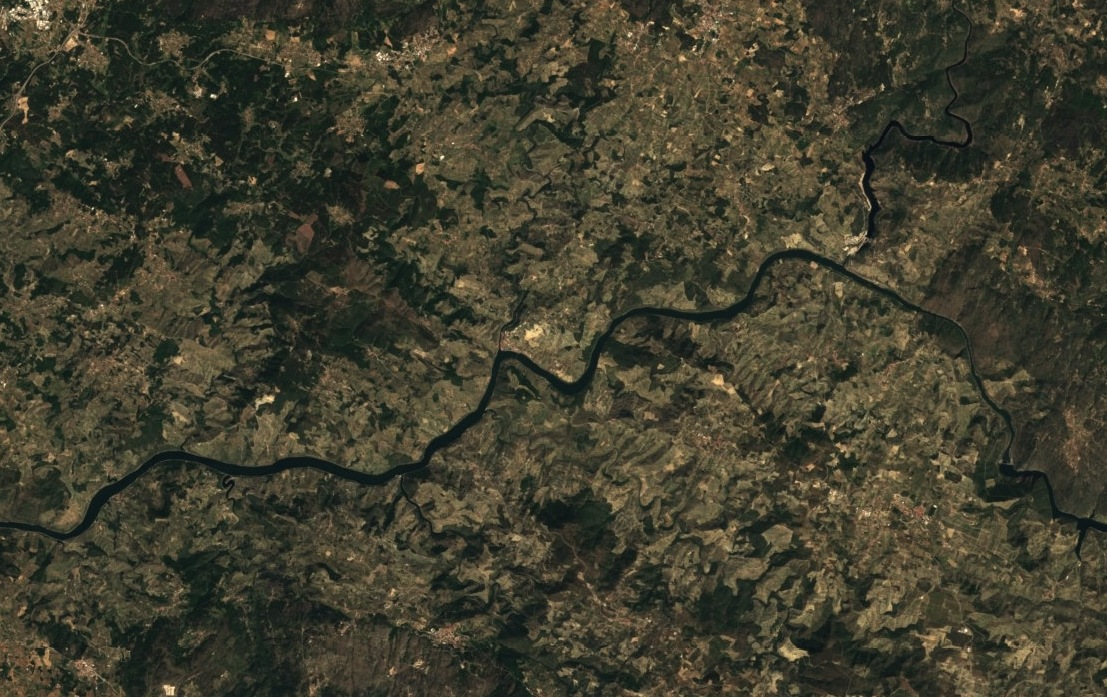
#> input picture lemo-douro/assets/albedo.jpg, 1107 x 697 px, given in place of t_0.jpg, which was not available
$ python storyboard.py ../../lemo-douro/assets
#> lines starting #> are read from the running program, lines starting #| are printed output that depends on the picture
"""Storyboard: 9 key shots met nummer, kader, duur en regel eronder. usage: python -I tools/storyboard.py <project>"""
import sys, os
from PIL import Image, ImageDraw, ImageFont
P = sys.argv[1]; SB = os.path.join(P, 'out', 'sb')
SHOTS = [(0.0, '1 · hook · 0–4,5 s', 'Ruby en tawny naast elkaar, kop vanaf frame 0', 'Port heeft twee families.'),
  (7.0, '2 · twee families · 4,5–9 s', 'Fles links, vat rechts, elk met zijn glas', 'Ruby blijft jong in de fles. Tawny rijpt jaren in hout.'),
  (12.6, '3 · ruby-tak · 9–14,5 s', 'Ruby, reserve, LBV, vintage; pijl eenvoudig → zeldzaam', 'Van ruby naar vintage: van eenvoudig naar zeldzaam.'),
  (17.0, '3 · inzet · 14,5–20 s', 'Bodem van een oude vintage: depot', 'Een oude vintage heeft depot. Die decanteer je.'),
  (22.6, '4 · tawny-tak · 20–25 s', 'Vat in doorsnede, de wijn kleurt naar amber; drie glazen', 'Tawny oxideert langzaam in het vat.'),
  (27.0, '4 · kader · 25–30 s', '10 Years Old is een blend, geen leeftijd', 'Het getal op een tawny is geen leeftijd.'),
  (32.5, '5 · wit en rosé · 30–35 s', 'Twee glazen, met de zoetheidsband van wit', 'Wit van extra droog tot lágrima. Rosé jong en ijskoud.'),
  (39.0, '6 · grafiek · 35–41 s', 'Hoelang open, logaritmisch, bron IVDP', 'Voor de feestdagen: kies een tawny.'),
  (43.0, '7 · eindslide · 41–45 s', 'Donkere carousel-slide, gids-URL, geen keyword', '(geen stem, alleen muziek)')]
F = os.path.join(P, '..', 'lemo-douro', 'fonts', 'BarlowCondensed-SemiBold.ttf'); FR = os.path.join(P, '..', 'lemo-douro', 'fonts', 'BarlowCondensed-Regular.ttf')
f1, f2 = ImageFont.truetype(F, 30), ImageFont.truetype(FR, 24)
w, h, cap, cols = 420, 747, 120, 3
S = Image.new('RGB', (cols * w + (cols + 1) * 20, 3 * (h + cap) + 4 * 20 + 90), (14, 16, 20)); d = ImageDraw.Draw(S)
#> after `S = Image.new('RGB', (cols * w + (cols + 1) * 20, 3 * (h + cap) + 4 * `:
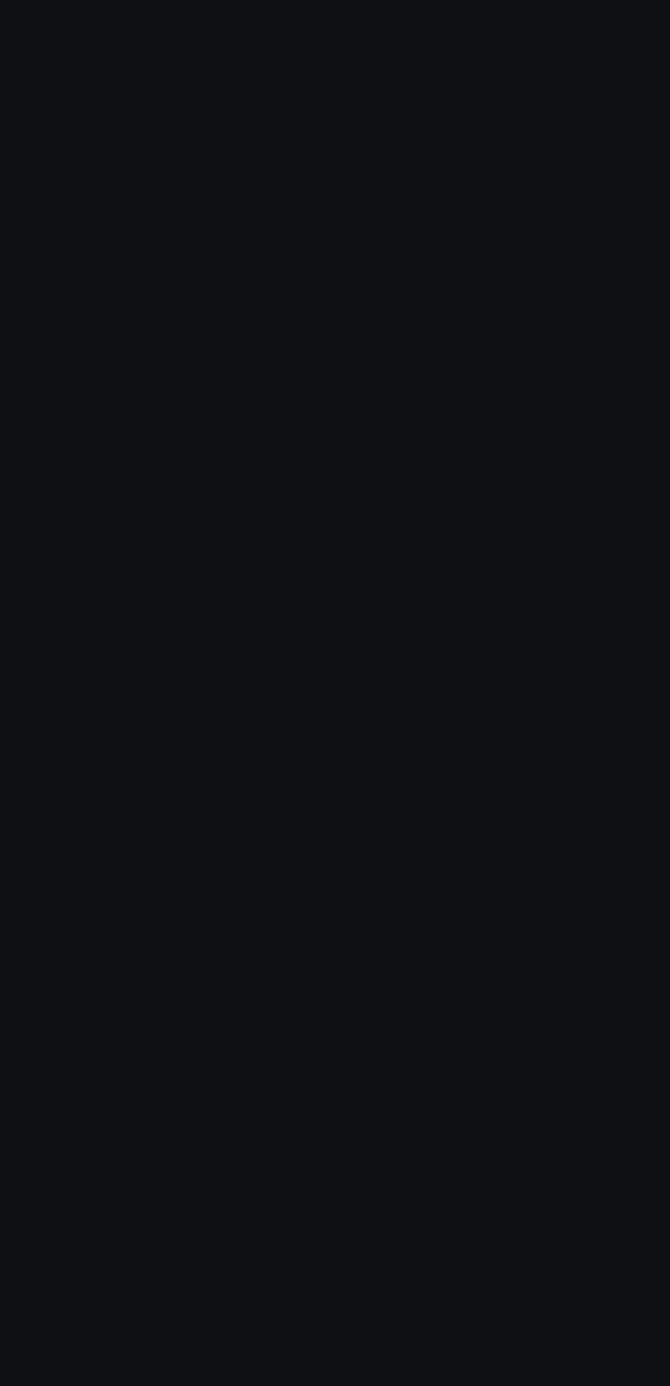
#> S: PIL image 1340x2771 RGB (shown at 1/2 size); mean R, G, B 14, 16, 20
d.text((20, 26), 'SOORTEN PORT · STORYBOARD · 9:16 · 45 S · VINOVONK-ILLUSTRATIE · ZONDER STEM', font=ImageFont.truetype(F, 40), fill=(246, 238, 224))
for k, (t, a, b, c) in enumerate(SHOTS):
    x, y = 20 + (k % cols) * (w + 20), 90 + (k // cols) * (h + cap + 20)
    S.paste(Image.open(os.path.join(SB, f't_{t:g}.jpg')).convert('RGB').resize((w, h), Image.LANCZOS), (x, y))
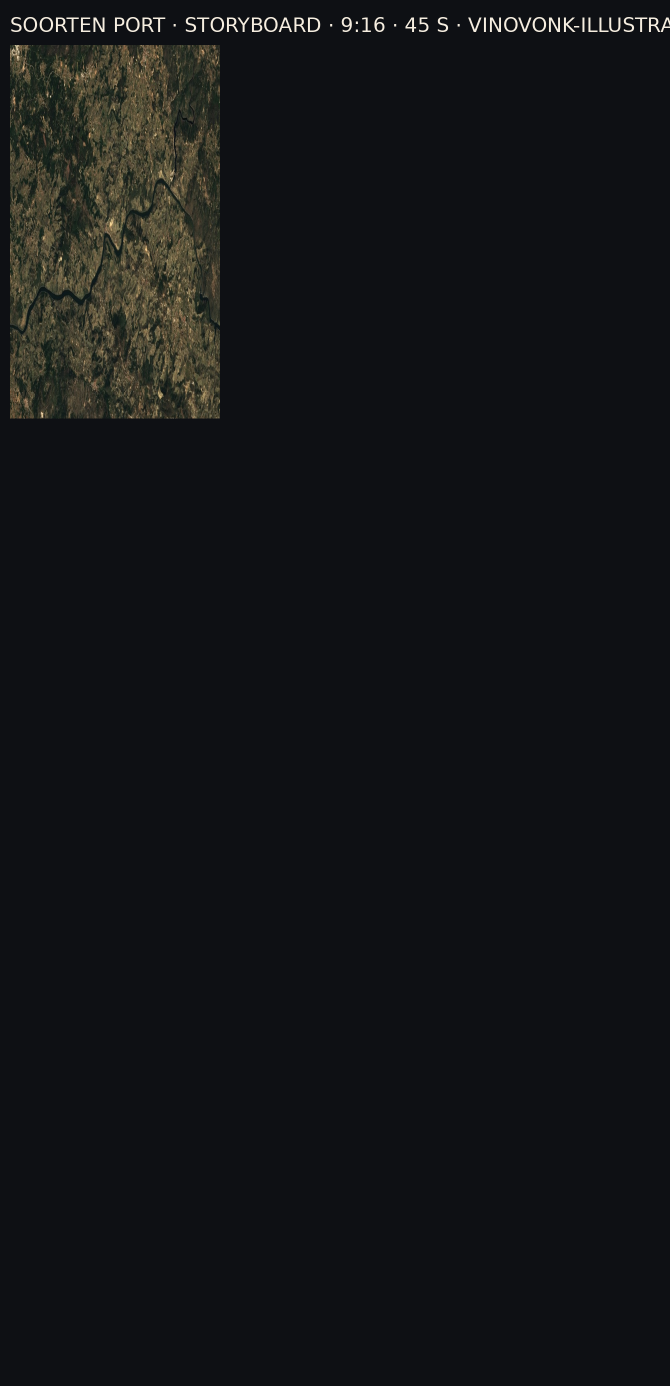
#> S: PIL image 1340x2771 RGB (shown at 1/2 size); mean R, G, B 18.9, 20.6, 22.8
    d.text((x, y + h + 8), a.upper(), font=f1, fill=(255, 195, 107))
    d.text((x, y + h + 44), b, font=f2, fill=(232, 224, 208))
    d.text((x, y + h + 76), '“' + c + '”', font=f2, fill=(170, 170, 170))
#> pass 2 of the loop `for k, (t, a, b, c) in enumerate(SHOTS):`:
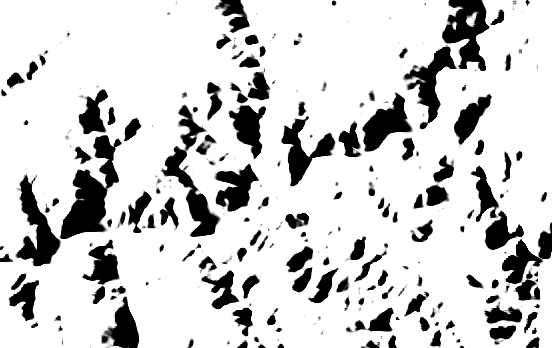
#> input picture lemo-douro/assets/shadow.png, 552 x 348 px, given in place of t_7.jpg, which was not available
#> `S.paste(Image.open(os.path.join(SB, f't_{t:g}.jpg')).convert('RGB').re..`:
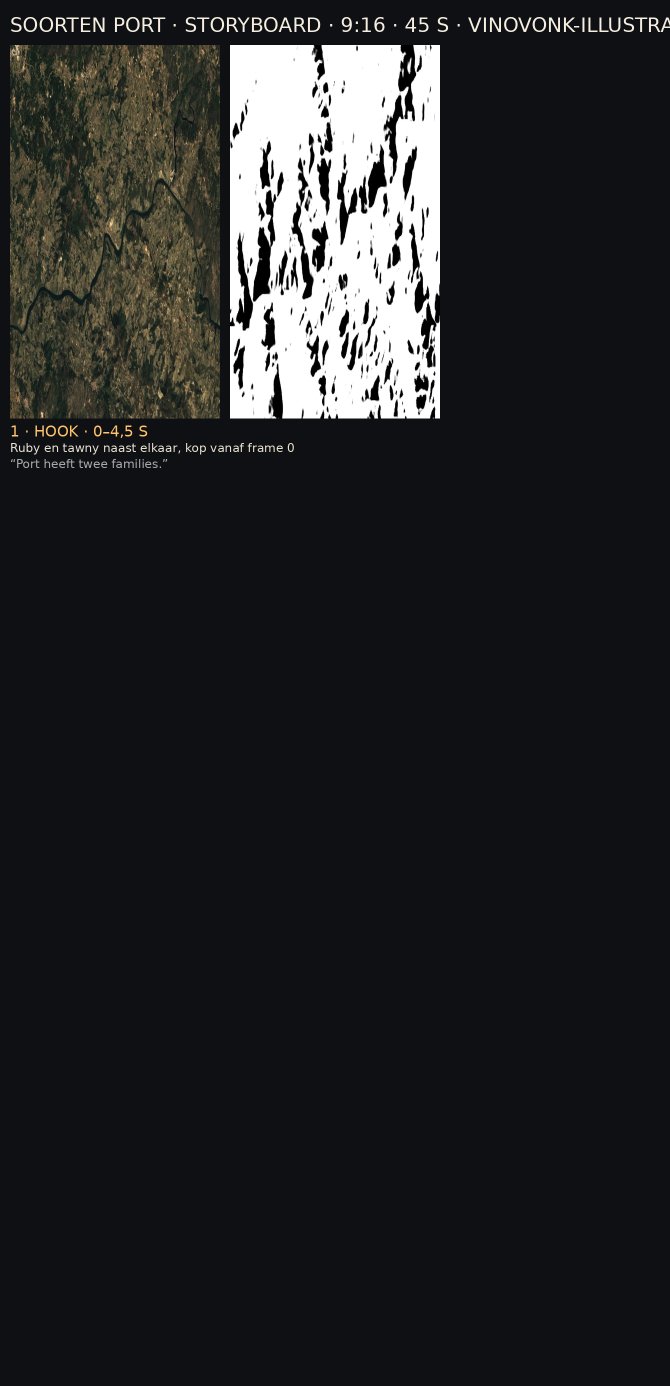
#> S: PIL image 1340x2771 RGB (shown at 1/2 size); mean R, G, B 35.7, 37.1, 39
#> (the run stopped early here; a loop or call above may not have finished)
